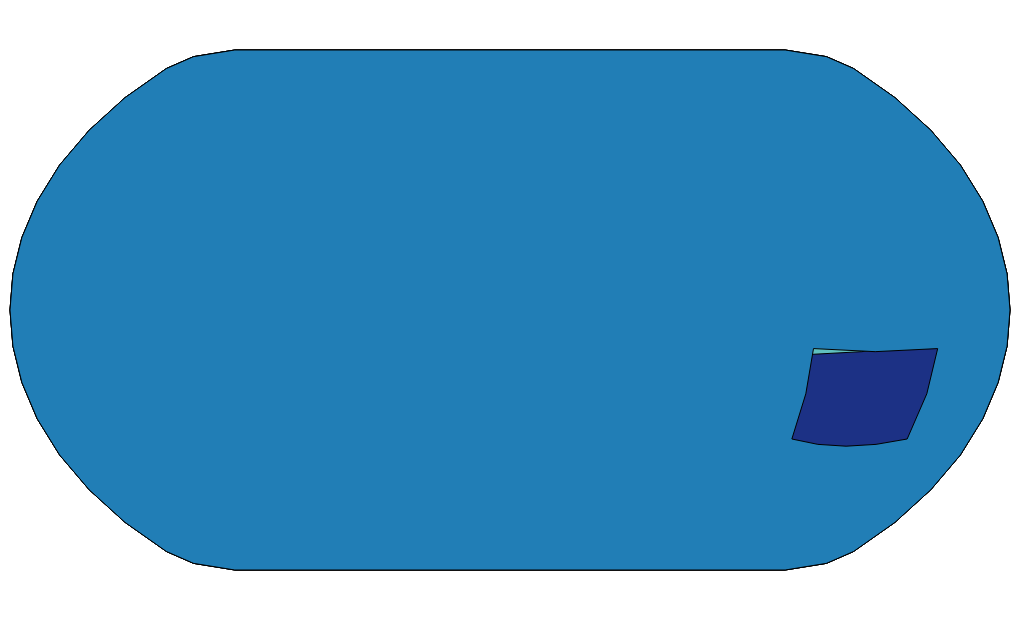

The Vega-Lite source for this figure:
### Vega specification from a JSON file in a GitHub repository (floating-point values rounded to 4 significant figures)
{"$schema": "https://vega.github.io/schema/vega/v6.json", "autosize": "none", "background": "white", "padding": 5, "width": 500, "height": 300, "style": "view", "data": [{"name": "source_0", "values": [{"type": "Feature", "properties": {"name": "w1", "v": 1}, "geometry": {"type": "Polygon", "coordinates": [[[-170, 10], [-60, 15], [-50, 70], [-160, 65], [-170, 10]]]}}, {"type": "Feature", "properties": {"name": "w2", "v": 4}, "geometry": {"type": "Polygon", "coordinates": [[[-10, 35], [40, 35], [40, 70], [-10, 60], [-10, 35]]]}}, {"type": "Feature", "properties": {"name": "w3", "v": 8}, "geometry": {"type": "Polygon", "coordinates": [[[60, -10], [150, -10], [150, 50], [70, 40], [60, -10]]]}}, {"type": "Feature", "properties": {"name": "w4", "v": 6}, "geometry": {"type": "Polygon", "coordinates": [[[110, -40], [155, -40], [155, -12], [110, -12], [110, -40]]]}}], "format": {"type": "json"}}, {"name": "data_0", "source": "source_0", "transform": [{"type": "formula", "expr": "datum[\"properties\"] && datum[\"properties\"][\"v\"]", "as": "properties.v"}, {"type": "filter", "expr": "isValid(datum[\"properties.v\"]) && isFinite(+datum[\"properties.v\"])"}]}], "projections": [{"name": "projection", "size": {"signal": "[width, height]"}, "fit": {"signal": "data('data_0')"}, "type": "naturalEarth1"}], "marks": [{"name": "marks", "type": "shape", "style": ["geoshape"], "from": {"data": "data_0"}, "encode": {"update": {"stroke": {"value": "black"}, "strokeWidth": {"value": 0.5}, "fill": {"scale": "color", "field": "properties\\.v"}, "ariaRoleDescription": {"value": "geoshape"}, "description": {"signal": "\"properties.v: \" + (format(datum[\"properties.v\"], \"\"))"}}}, "transform": [{"type": "geoshape", "projection": "projection"}]}], "scales": [{"name": "color", "type": "linear", "domain": {"data": "data_0", "field": "properties\\.v"}, "range": "heatmap", "interpolate": "hcl", "zero": false}], "legends": [{"fill": "color", "gradientLength": {"signal": "clamp(height, 64, 200)"}, "title": "properties.v"}]}
